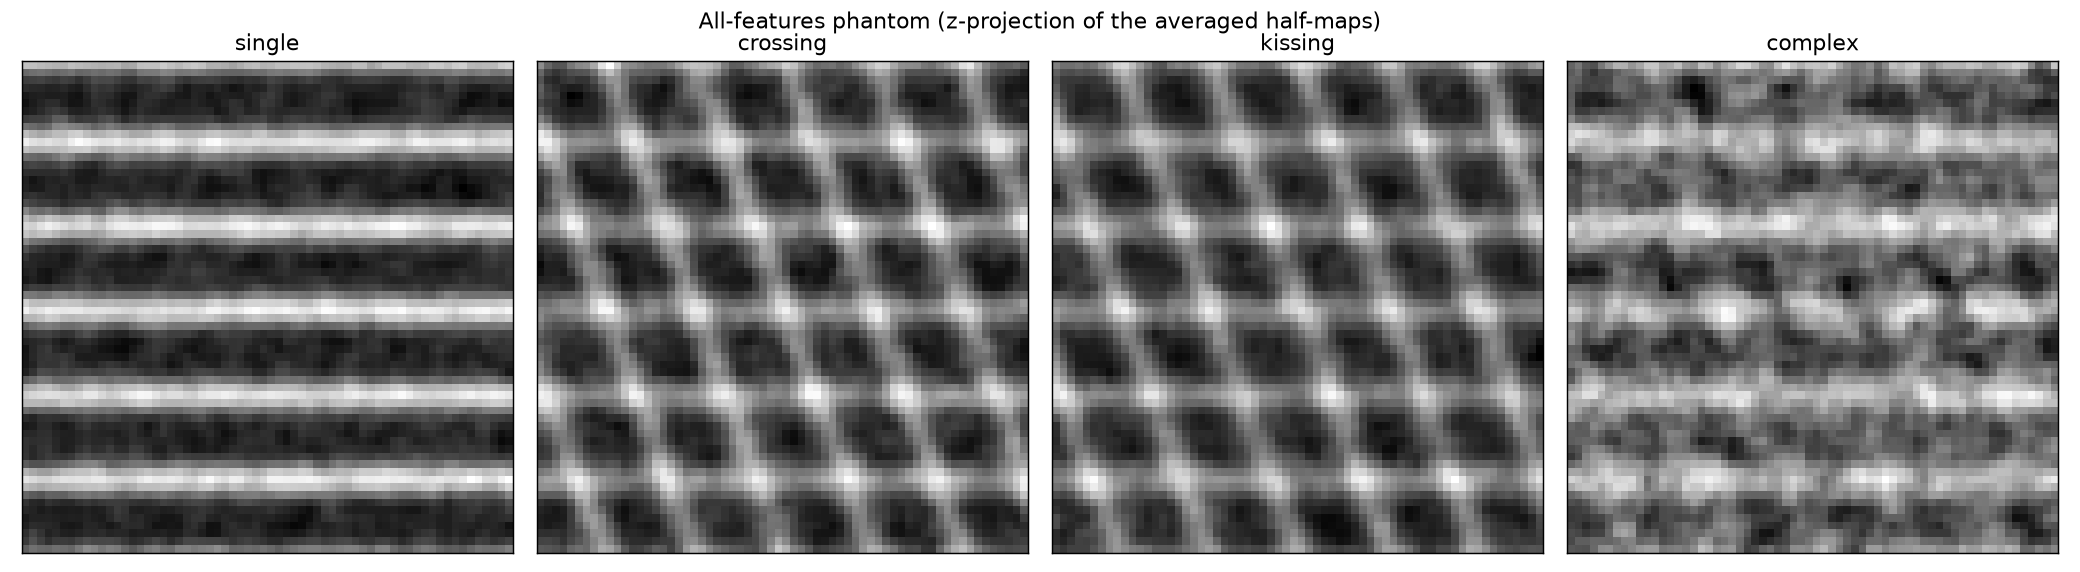

This figure's Python source:
"""
brain_phantom_pipeline.py -- run the WHOLE pipeline end-to-end on a 3D phantom that
contains ALL features, with realistic noise, against known ground truth. This is the
capstone check: every stage at once, on truth.

Features (four independent 64^3 blocks, known label each):
  SINGLE   -- one fibre                       -> expect classify "single"
  CROSSING -- two fibres through each other   -> classify "crossing"; tracts TRAVERSE
  KISSING  -- two fibres touching, not crossing-> classify "single" per voxel; tracts
                                                  TERMINATE (only tractography tells it
                                                  from a crossing -- the stage division)
  COMPLEX  -- three random fibres             -> classify "complex"/"disorganised"

Noise is CORRELATED + ANISOTROPIC (the form the lung half-maps taught us), injected as
TWO independent realisations A=S+n_A, B=S+n_B, so the half-map stages run for real.

Stages scored:
  D  measure noise from n=(A-B)/2 -> recover correlated+anisotropic form?
  B  HOST classify each block on the averaged map -> per-block accuracy vs truth
  C  global tractography on CROSSING vs KISSING -> traverse vs terminate?
  F  noise-whitened generative likelihood -> pick crossing vs kissing correctly?
"""

import os
import numpy as np
from scipy.ndimage import gaussian_filter

from crossing_shape_3d import _tube_family, _coords
from host_geometry_test import _dir_inplane, _finalise, _random_dirs
from host_fod import analyse, classify
import noise_floor as nf
import phase3_i74 as Q
import phase3_global as P

SHAPE = (64, 64, 64)
NOISE_AMP = 0.07             # noise std ~ 0.07 vs signal std ~0.16 -> SNR ~2-3 (realistic;
                            # the lung's good blocks were ~3-10). 0.15 gave SNR~1 (too harsh).
SMOOTH = (2.5, 0.8, 0.8)     # anisotropic+correlated (streaks along axis0)
HALF = 8
SIGMAS = np.array([0.7, 1.0, 1.4, 2.0, 2.8, 4.0, 5.7])


def build(kind, seed=0):
    c = _coords(SHAPE)
    if kind == "single":
        s = _tube_family(c, _dir_inplane(0.0), 11.0, 1.5)
    elif kind == "crossing":
        s = _tube_family(c, _dir_inplane(0.0), 11.0, 1.5) + _tube_family(c, _dir_inplane(70.0), 11.0, 1.5)
    elif kind == "kissing":
        s = np.where(c[2] < 0.0, _tube_family(c, _dir_inplane(0.0), 11.0, 1.5),
                     _tube_family(c, _dir_inplane(70.0), 11.0, 1.5))
    else:                                       # complex: 3 random fibres
        s = sum(_tube_family(c, d, 11.0, 1.5) for d in _random_dirs(3, 30.0, seed=seed))
    return _finalise(s)


def anoise(amp, seed):
    rng = np.random.default_rng(seed)
    n = gaussian_filter(rng.standard_normal(SHAPE).astype(np.float64), SMOOTH)
    return n * (amp / (n.std() + 1e-9))


def halfmaps(S, seed):
    return S + anoise(NOISE_AMP, 2 * seed), S + anoise(NOISE_AMP, 2 * seed + 1)


# --- stage D: recover the noise form ---
def stage_D(n):
    trN = np.array([np.trace(nf.N_matrix(n, sg)) for sg in SIGMAS])
    slope = nf.loglog_slope(SIGMAS[SIGMAS >= 2], trN[SIGMAS >= 2])
    aniso = nf.westin(nf.N_matrix(n, 4.0))["aniso_ratio"]
    return slope, aniso


# --- stage B: HOST classification on the averaged map ---
def stage_B(avg, npatch=12, seed=0):
    rng = np.random.default_rng(seed)
    lab = []
    for _ in range(npatch):
        ctr = rng.integers(HALF + 2, SHAPE[0] - HALF - 2, 3)
        pt = avg[ctr[0]-HALF:ctr[0]+HALF+1, ctr[1]-HALF:ctr[1]+HALF+1, ctr[2]-HALF:ctr[2]+HALF+1]
        m = analyse(pt)
        lab.append(classify(m))
    vals, cnt = np.unique(lab, return_counts=True)
    return dict(zip(vals, cnt)), lab


# --- stage C: tractography traverse vs terminate ---
def stage_C(vol, stride=4):
    pos, dirs, w, is_cross, seed_id = Q.seed_segments(vol, stride)
    cand = P.candidate_links(pos, dirs, r_max=2.6 * stride)
    active, adj = P.greedy_forest(cand, len(pos))
    tracts = P.tracts_from(adj, len(pos))
    tract_of = np.full(len(pos), -1, int); tract_len = np.zeros(len(tracts), int)
    for ti, comp in enumerate(tracts):
        tract_len[ti] = len(comp)
        for k in comp:
            tract_of[k] = ti
    conf, dem = Q.crossing_verdicts(seed_id, is_cross, tract_of, tract_len)
    tot = conf + dem
    return conf, dem, (conf / tot if tot else float("nan"))


# --- stage F: noise-whitened generative selection ---
def stage_F(obs, Tc, Tk, P_n, sigma):
    ws = lambda x: float(np.sum((np.abs(np.fft.fftn(x)) ** 2) / P_n))
    return -0.5 / sigma**2 * (ws(obs - Tc) - ws(obs - Tk))    # >0 favours crossing


def run(save="brain_phantom_pipeline.png"):
    print("=" * 74)
    print("WHOLE-PIPELINE CHECK on a 3D all-features phantom (correlated+aniso noise)")
    feats = {k: build(k, seed=1) for k in ("single", "crossing", "kissing", "complex")}
    halves = {k: halfmaps(S, seed=i) for i, (k, S) in enumerate(feats.items())}
    avg = {k: 0.5 * (A + B) for k, (A, B) in halves.items()}

    # ---- D ----
    A, B = halves["crossing"]
    n = (A - B) / np.sqrt(2.0)
    slope, aniso = stage_D(n)
    okD = (slope > -5 + 0.5) and (aniso > 1.2)
    print(f"\n[D noise ]  slope={slope:.2f} (white=-5), aniso={aniso:.2f} (iso=1)  "
          f"-> {'RECOVERED correlated+anisotropic' if okD else 'MISSED'}")

    # ---- B ----
    expect = {"single": "single", "crossing": "crossing", "kissing": "single",
              "complex": ("complex", "disorganised", "dispersed")}
    print("\n[B class ]  per-block HOST label on the averaged map (expected in parens):")
    okB = 0
    for k in feats:
        dist, _ = stage_B(avg[k])
        dom = max(dist, key=dist.get)
        exp = expect[k]
        hit = dom in (exp if isinstance(exp, tuple) else (exp,))
        okB += hit
        print(f"   {k:>8}: {dict(dist)}  dominant={dom:>12}  (expect {exp})  "
              f"{'OK' if hit else 'x'}")

    # ---- C ----
    # the seeder's foreground/anisotropy gates are tuned for dense i74 tissue; the
    # phantom's sparse Gaussian tubes have low patch-mean, so relax them here.
    Q.FG_FRAC, Q.ANISO_MIN = 0.05, 0.5
    print("\n[C tracts]  global tractography (crossing should TRAVERSE, kissing TERMINATE):")
    cc, cd, cr = stage_C(avg["crossing"])
    kc, kd, kr = stage_C(avg["kissing"])
    okC = (cr > 0.5) and (kr < 0.4)
    print(f"   crossing: {cc} confirm / {cd} demote -> confirm-rate {cr:.0%} (want high)")
    print(f"    kissing: {kc} confirm / {kd} demote -> confirm-rate {kr:.0%} (want low)")
    print(f"   -> {'SEPARATED' if okC else 'not separated'}")

    # ---- F ----
    Tc, Tk = feats["crossing"], feats["kissing"]
    P_n = gaussian_filter(np.abs(np.fft.fftn(anoise(NOISE_AMP, 99))) ** 2, 1.0) + 1e-9
    lo_c = stage_F(avg["crossing"], Tc, Tk, P_n, NOISE_AMP)
    lo_k = stage_F(avg["kissing"], Tc, Tk, P_n, NOISE_AMP)
    okF = (lo_c > 0) and (lo_k < 0)
    print(f"\n[F calib ]  whitened likelihood log-odds: crossing obs {lo_c:+.0f} (want>0), "
          f"kissing obs {lo_k:+.0f} (want<0)  -> {'CORRECT' if okF else 'wrong'}")

    print("-" * 74)
    score = sum([okD, okB == 4, okC, okF])
    print(f"  SCORECARD: D {'PASS' if okD else 'FAIL'} | B {okB}/4 | "
          f"C {'PASS' if okC else 'FAIL'} | F {'PASS' if okF else 'FAIL'}  "
          f"=> {score + (okB/4):.2f}/5 stages clean")
    print("=" * 74)

    # figure: top-down of each averaged block
    import matplotlib
    matplotlib.use("Agg")
    import matplotlib.pyplot as plt
    fig, ax = plt.subplots(1, 4, figsize=(16, 4.4))
    for a, k in zip(ax, feats):
        a.imshow(avg[k].mean(0), cmap="gray", origin="upper")
        a.set_title(k); a.set_xticks([]); a.set_yticks([])
    fig.suptitle("All-features phantom (z-projection of the averaged half-maps)", fontsize=12)
    fig.tight_layout(); fig.savefig(save, dpi=130); plt.close(fig)
    print(f"Saved {save}")


if __name__ == "__main__":
    run()
